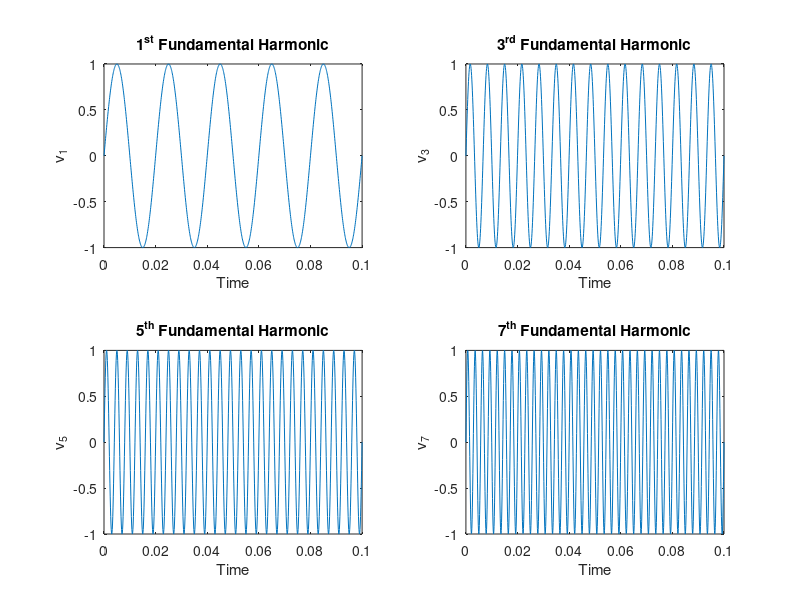

Here is the MATLAB script that generated this plot: (Note: this script raises an error after producing the figure.)
clc;
clear all;
close all;

fs = 10000; % Sampling Frequency
ts = 1/fs; % Sampled Time
t = 0:ts:0.1; % Making intervals of the wave or sampling the wave.
f = 50; % Fundamental Frequency = 50 Hz.
h1 = 1; % 1st Harmonic
h3 = 3; % 3rd Harmonic
h5 = 5; % 5th Harmonic
h7 = 7; % 7th Harmonic

v1 = 1*sin(2*pi*h1*f*t);
v3 = 1*sin(2*pi*h3*f*t);
v5 = 1*sin(2*pi*h5*f*t);
v7 = 1*sin(2*pi*h7*f*t);

v_sum = v1 + v3 + v5 + v7;

% Plotting the Graphs of Waves.

figure (1)
subplot (2, 2, 1)
plot (t, v1)
title('1^{st} Fundamental Harmonic')
xlabel('Time')
ylabel('v_1')

subplot (2, 2, 2)
plot (t, v3)
title('3^{rd} Fundamental Harmonic')
xlabel('Time')
ylabel('v_3')

subplot (2, 2, 3)
plot (t, v5)
title('5^{th} Fundamental Harmonic')
xlabel('Time')
ylabel('v_5')

subplot (2, 2, 4)
plot (t, v7)
title('7^{th} Fundamental Harmonic')
xlabel('Time')
ylabel('v_7')
suptitle('1^{st}, 3^{rd}, 5^{th} and 7^{th} Harmonics') % We can use sgtitle also but it comes in the 2018th version of MATLAB.


figure (2)
plot (t, v_sum)
title('Overall sum of the wave containing 1st, 3rd, 5th and 7th Harmonics')
xlabel('Time')
ylabel('v_{sum}')